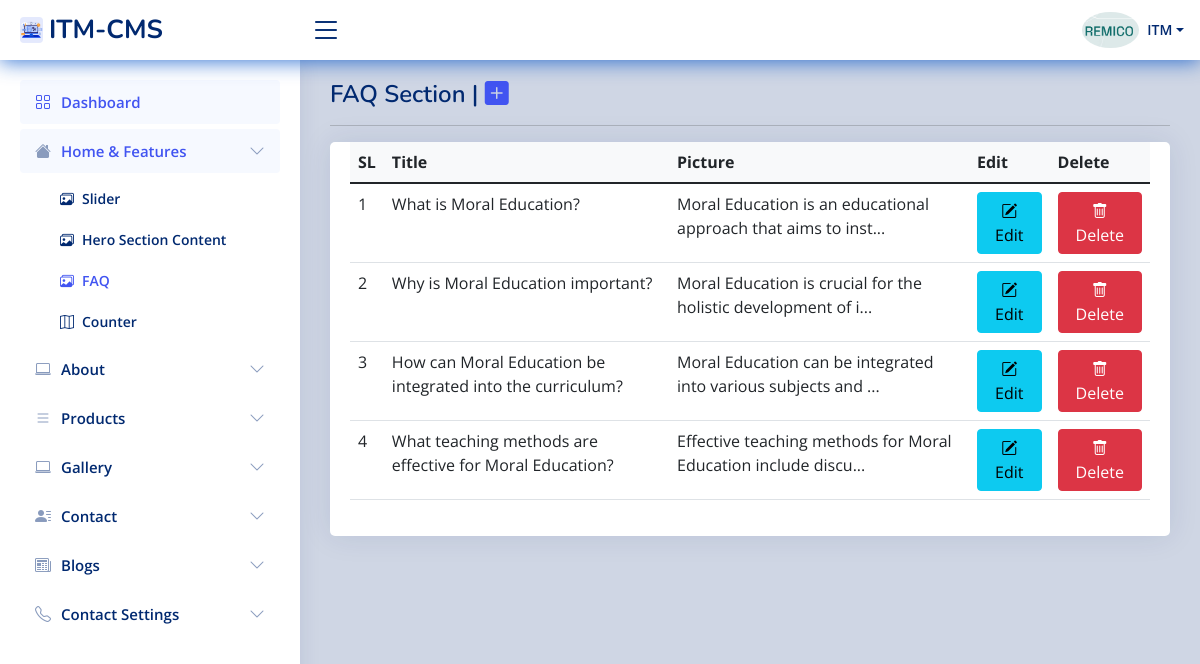
/itm-admin/user/faq (signed in), run on the app's committed database.
### tables this page shows
CREATE TABLE `stuff` (
  `userid` int(11) NOT NULL,
  `stuff_name` varchar(50) NOT NULL,
  `position` varchar(500) NOT NULL,
  `contact_info` varchar(50) NOT NULL,
  `business_name` varchar(500) NOT NULL,
  `business_details` varchar(250) NOT NULL,
  `service_charge` varchar(250) NOT NULL,
  `business_phone` varchar(100) NOT NULL,
  `business_email` varchar(250) NOT NULL,
  `biz_web` varchar(200) NOT NULL,
  `business_address` varchar(500) NOT NULL,
  `invoice_welcome` varchar(500) NOT NULL,
  `photo` varchar(150) NOT NULL,
  `sign_img` text NOT NULL,
  `join_date` date NOT NULL,
  `status` int(11) NOT NULL,
  `software_status` int(11) NOT NULL,
  `comments` varchar(500) NOT NULL,
  `division_id` int(11) NOT NULL,
  `district_id` int(11) NOT NULL,
  `upazila_id` int(11) NOT NULL,
  `inv_name` varchar(50) NOT NULL
);

CREATE TABLE `user` (
  `userid` int(11) NOT NULL,
  `full_name` varchar(250) NOT NULL,
  `username` varchar(50) NOT NULL,
  `password` varchar(200) NOT NULL,
  `access_level` int(11) NOT NULL,
  `status` int(11) NOT NULL,
  `expire_date` date NOT NULL
);

CREATE TABLE `faq_section` (
  `id` int(11) NOT NULL,
  `user_id` int(11) NOT NULL,
  `title` varchar(255) NOT NULL,
  `details` text NOT NULL,
  `date` date DEFAULT NULL
);

### itm-admin/user/session.php (called while the page is built, shortened)
<?php
include('../includes/conn.php');
$sq = mysqli_query($con, "select * from stuff left join `user` on user.userid=stuff.userid where stuff.userid='" . $_SESSION['id'] . "'");
$srow = mysqli_fetch_array($sq);
$user = $srow['username'];

### itm-admin/user/faq.php (the view, shortened to what this page needs)
<!DOCTYPE html>
<html lang="en">
<head>
  <?php require_once 'head_link.php'; ?>
</head>
<body>
  <?php require_once 'header1.php'; ?>
  <?php require_once 'sidebar.php'; ?>
  <main id="main" class="main">
    <div class="pagetitle">
      <h1>FAQ Section
          | <span> <a href="faq-add"> <i class="bi bi-plus-square-fill"></i> </a> </span> </h1>
      <hr>
    </div>
    <section class="section">
      <div class="row">
        <div class="col-lg-12">
          <div class="card">
            <div class="card-body">
              <table class="table table-hover datatable">
                <thead class="bg-light">
                  <tr>
                    <th> SL</th>
                    <th>Title</th>
                    <th>Picture</th>
                    <th>Edit</th>
                    <th>Delete</th>
                  </tr>
                </thead>
                <tbody id="tbody">
                  <?php
                  $sl = 0;
                  $eq = mysqli_query($con, "select * from faq_section where user_id='" . $_SESSION['id'] . "' ORDER BY id asc");
                  while ($eqrow = mysqli_fetch_array($eq)) {
                    $title = strlen($eqrow['title']) > 60 ? substr($eqrow['title'], 0, 30) . '...' : $eqrow['title'];
                    $details = strlen($eqrow['details']) > 60 ? substr($eqrow['details'], 0, 60) . '...' : $eqrow['details'];
                  ?>
                    <tr>
                      <td><?php echo  ++$sl; ?></td>
                      <td><?= $title ?></td>
                      <td><?= $details ?></td>
                      <td><a class="btn btn-info" href="faq-edit?edit_id=<?php echo $eqrow['id']; ?>" title="click for edit" onclick="return confirm('Are You Sure To Edit ?')"><span class="bi bi-pencil-square"></span> Edit</a> </td>
                      <td><a class="btn btn-danger" href="?delete_id=<?php echo $eqrow['id']; ?>" title="click for delete" onclick="return confirm('Are You Sure To Delete ?')"><span class="bi bi-trash"></span> Delete</a> </td>
                    </tr>
                  <?php
                  }
                  ?>
                </tbody>
              </table>
            </div>
          </div>
        </div>
      </div>
    </section>
  </main>
  <?php require_once 'footer1.php'; ?>

### itm-admin/user/header1.php (shortened to what this page needs)
<?php
  require_once 'session.php';
  include('../scripts2.php');
  ?>
  <header id="header" class="header fixed-top d-flex align-items-center">
    <div class="d-flex align-items-center justify-content-between">
      <a href="home" class="logo d-flex align-items-center">
        <img src="../includes/web.jpg" alt="ITM" class="rounded">
        <span class="d-none d-lg-block">ITM-CMS</span>
      </a>
      <i class="bi bi-list toggle-sidebar-btn"></i>
    </div>
    <nav class="header-nav ms-auto">
      <ul class="d-flex align-items-center">
        <li class="nav-item dropdown pe-3">
          <a class="nav-link nav-profile d-flex align-items-center pe-0" href="#" data-bs-toggle="dropdown">
            <img src="../<?php if ($srow['photo']==""){echo "img/profile.jpg"; } else {echo $srow['photo'];} ?>" alt="Profile" class="rounded-circle">
            <span class="d-none d-md-block dropdown-toggle ps-2"><?php echo $user; ?></span>
          </a>
        </li>
      </ul>
    </nav>
  </header>

### itm-admin/user/assets/css/style.css (style rules this page uses)
:root { scroll-behavior: smooth; }
body { background:#01297030; font-family: "Open Sans", sans-serif; color: #444444; }
a { color: #4154f1; text-decoration: none; }
h1, h2, h3, h4, h5, h6 { font-family: "Nunito", sans-serif; }
#main { margin-top: 60px; padding: 20px 30px; transition: all 0.3s; }
.pagetitle { margin-bottom: 10px; }
.pagetitle h1 { font-size: 24px; margin-bottom: 0; font-weight: 600; color: #012970; }
.card { margin-bottom: 30px; border: none; border-radius: 5px; box-shadow: 0px 0 30px rgba(1, 41, 112, 0.1); }
.card-body { padding: 0 20px 20px 20px; }
.logo { line-height: 1; }
@media (min-width: 1200px) { .logo { width: 280px; } }
.logo img { max-height: 26px; margin-right: 6px; }
.logo span { font-size: 26px; font-weight: 700; color: #012970; font-family: "Nunito", sans-serif; }
.header { transition: all 0.5s; z-index: 997; height: 60px; box-shadow: 0px 2px 20px rgba(1, 41, 112, 0.1); background-color: #fff; padding-left: 20px; }
.header .toggle-sidebar-btn { font-size: 32px; padding-left: 10px; cursor: pointer; color: #012970; }
.header-nav ul { list-style: none; }
.header-nav > ul { margin: 0; padding: 0; }
.header-nav .nav-profile { color: #012970; }
.header-nav .nav-profile img { max-height: 36px; }
.header-nav .nav-profile span { font-size: 14px; font-weight: 600; }
@media (min-width: 1200px) { #main, #footer { margin-left: 300px; } }

### itm-admin/user/header1.php (style rules this page uses)
.header { transition: all 0.5s; z-index: 997; height: 60px; box-shadow: 0px 2px 20px #0a58cac9; background-color: #fff; padding-left: 20px; }

### data on the page
stuff: photo (picture), user.username "ITM"
faq_section: title "What is Moral Education?", details "Moral Education is an educational approach that aims to inst..."
faq_section: title "Why is Moral Education important?", details "Moral Education is crucial for the holistic development of i..."
faq_section: title "How can Moral Education be integrated into the curriculum?", details "Moral Education can be integrated into various subjects and ..."
faq_section: title "What teaching methods are effective for Moral Education?", details "Effective teaching methods for Moral Education include discu..."
